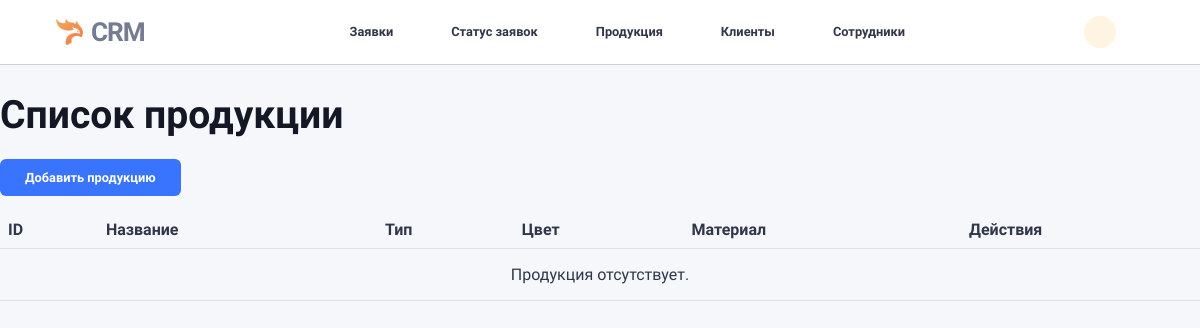
Before: /products/ with the older database file.
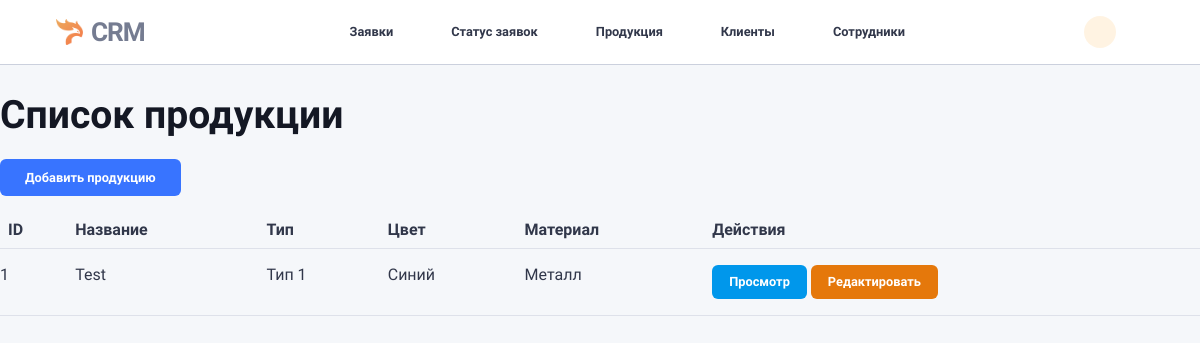
After: the same page with the newer database file.
### products/models.py (models this page shows, shortened)
class Product(models.Model):
    PRODUCT_TYPE_CHOICES = [
        ('type1', 'Тип 1'),
        ('type2', 'Тип 2'),
    ]
    COLOR_CHOICES = [
        ('red', 'Красный'),
        ('blue', 'Синий'),
        ('green', 'Зеленый'),
    ]
    MATERIAL_CHOICES = [
        ('metal', 'Металл'),
        ('plastic', 'Пластик'),
        ('wood', 'Дерево'),
    ]
    name = models.CharField(max_length=100, verbose_name="Название продукции")
    type = models.CharField(
        max_length=20, choices=PRODUCT_TYPE_CHOICES, verbose_name="Тип продукции"
    )
    color = models.CharField(
        max_length=20, choices=COLOR_CHOICES, verbose_name="Цвет продукции"
    )
    material = models.CharField(
        max_length=20, choices=MATERIAL_CHOICES, verbose_name="Материал продукции"
    )
    class Meta:
        verbose_name = "Продукция"
        verbose_name_plural = "Продукция"
        indexes = [
            models.Index(fields=["name", "type"]),
        ]

### products/views.py (the view)
# urls.py: path('', views.product_list, name='list'),
def product_list(request):
    products = Product.objects.all()
    return render(
            request,
            'products/product_list.html',
            {'products': products}
        )

### products/templates/products/product_list.html (shortened to what this page needs)
{% extends 'base.html' %}
{% block main %}
<div class="content kanban-deals-content">
    <h1 class="mb-4">Список продукции</h1>
    <a href="{% url 'products:create' %}" class="btn btn-primary mb-3">Добавить продукцию</a>
    <table class="table table-striped">
        <thead>
            <tr>
                <th>ID</th>
                <th>Название</th>
                <th>Тип</th>
                <th>Цвет</th>
                <th>Материал</th>
                <th>Действия</th>
            </tr>
        </thead>
        <tbody>
            {% for product in products %}
            <tr>
                <td>{{ product.id }}</td>
                <td>{{ product.name }}</td>
                <td>{{ product.get_type_display }}</td>
                <td>{{ product.get_color_display }}</td>
                <td>{{ product.get_material_display }}</td>
                <td>
                    <a href="{% url 'products:detail' product.id %}" class="btn btn-info btn-sm">Просмотр</a>
                    <a href="{% url 'products:edit' product.id %}" class="btn btn-warning btn-sm">Редактировать</a>
                </td>
            </tr>
            {% empty %}
            <tr>
                <td colspan="6" class="text-center">Продукция отсутствует.</td>
            </tr>
            {% endfor %}
        </tbody>
    </table>
</div>
{% endblock %}

Changed rows visible on the page:
added Product: id "1", name "Test", type "Тип 1", color "Синий", material "Металл"
Other visible differences:
text no longer shown: "Продукция отсутствует."
